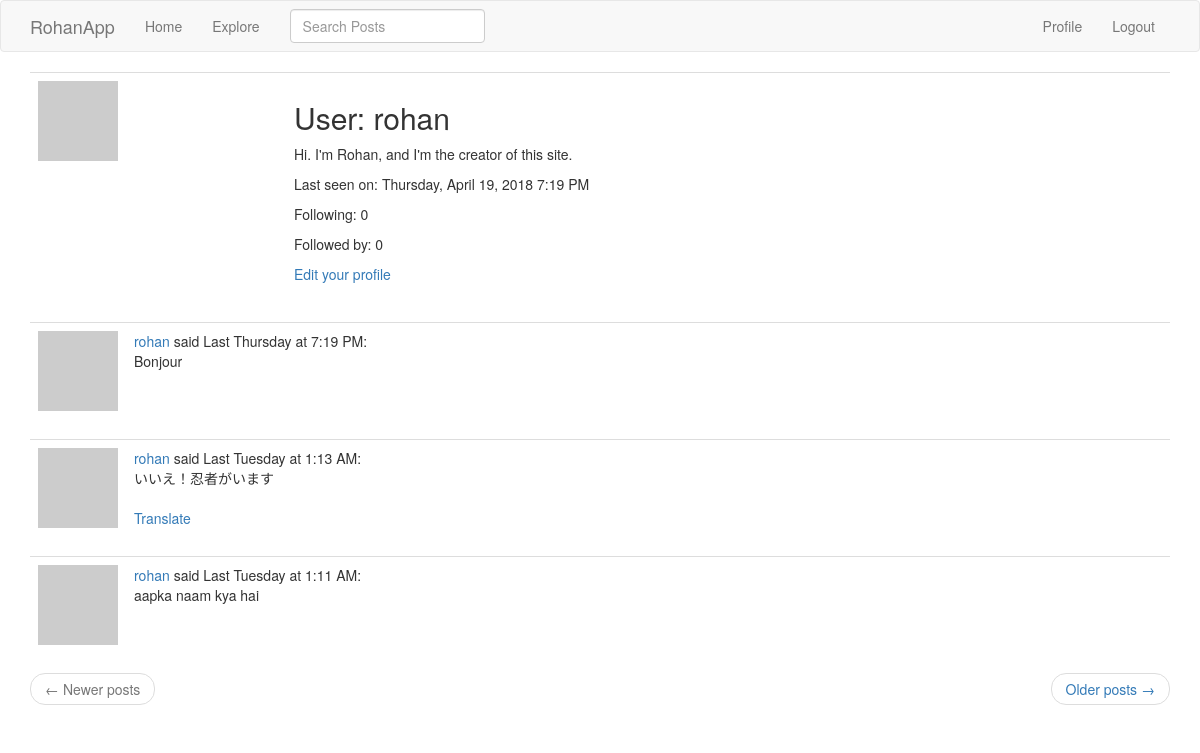
/user/rohan (signed in), run on an earlier commit of the app's database.
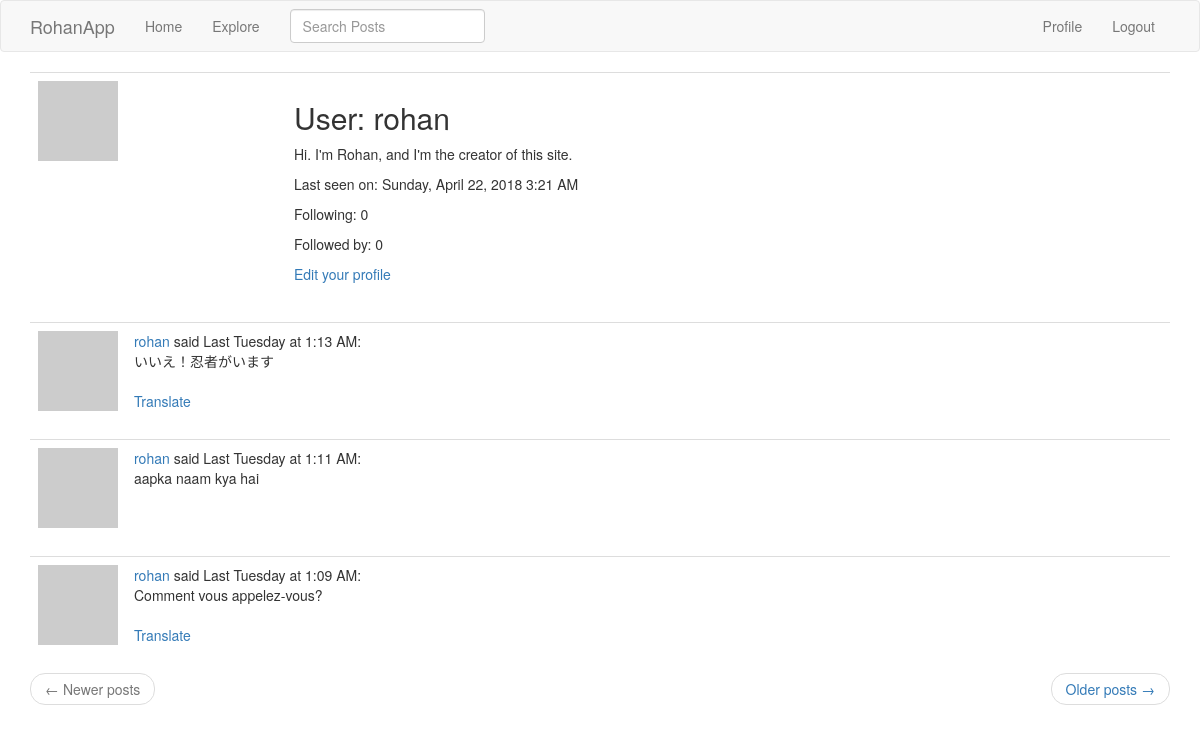
And on a later commit of the database.
### app/models.py (models this page shows, shortened)
class User(UserMixin, db.Model):
    id = db.Column(db.Integer, primary_key=True)
    username = db.Column(db.String(64), index=True, unique=True)
    email = db.Column(db.String(120), index=True, unique=True)
    password_hash = db.Column(db.String(128))
    posts = db.relationship('Post', backref='author', lazy='dynamic') # u.posts, p.author(s)
    about_me = db.Column(db.String(140))
    last_seen = db.Column(db.DateTime, default=datetime.utcnow)
    followed = db.relationship('User', secondary=followers,
        primaryjoin=(followers.c.follower_id == id), # LEFT # why isn't it just followers.follower_id ?
        secondaryjoin=(followers.c.followed_id == id), # RIGHT
        backref=db.backref('followers', lazy='dynamic'), lazy='dynamic')
    def avatar(self, size):
        digest = md5(self.email.lower().encode('utf-8')).hexdigest() # .encode('utf-8') converts email string to bytes
        return 'https://www.gravatar.com/avatar/{}?d=identicon&s={}'.format(digest, size)

class SearchableMixin(object):
    @classmethod
    def before_commit(cls, session):
        session._changes = {
            'add': [obj for obj in session.new if isinstance(obj, cls)],
            'update': [obj for obj in session.dirty if isinstance(obj, cls)], # there is no db.session.update()
            'delete': [obj for obj in session.deleted if isinstance(obj, cls)]
        }
    @classmethod
    def after_commit(cls, session):
        for obj in session._changes['add']:
            add_to_index(cls.__tablename__, obj)
        for obj in session._changes['update']: # modified post overwrites original post in Elasticsearch db
            add_to_index(cls.__tablename__, obj)
        for obj in session._changes['delete']:
            remove_from_index(cls.__tablename__, obj)
        session._changes = None # resets the dictionary - which survived the commit - to None

class Post(SearchableMixin, db.Model):
    __searchable__ = ['body']
    id = db.Column(db.Integer, primary_key=True)
    body = db.Column(db.String(140))
    timestamp = db.Column(db.DateTime, index=True, default=datetime.utcnow) # datetime.utcnow, NOT datetime.utcnow()
    user_id = db.Column(db.Integer, db.ForeignKey('user.id'))
    language = db.Column(db.String(5))

### app/main/routes.py (the view)
@bp.route('/user/<username>')
@login_required
def user(username):
    user = User.query.filter_by(username=username).first_or_404()
    page = request.args.get('page', 1, type=int)
    posts = user.posts.order_by(Post.timestamp.desc()).paginate(
        page, current_app.config['POSTS_PER_PAGE'], False)
    next_url = url_for('main.user', username=user.username, page=posts.next_num) if posts.has_next else None
    prev_url = url_for('main.user', username=user.username, page=posts.prev_num) if posts.has_prev else None
    return render_template('user.html', title = user.username, user = user, posts = posts.items,
                            next_url = next_url, prev_url = prev_url)

### app/main/forms.py
class SearchForm(FlaskForm):
    q = StringField('Search Posts', validators=[DataRequired()])
    def __init__(self, *args, **kwargs):
        if 'formdata' not in kwargs:
            kwargs['formdata'] = request.args # default is request.form
        if 'csrf_enabled' not in kwargs:
            kwargs['csrf_enabled'] = False # also, not putting form.hidden_tag() in the template
        super(SearchForm, self).__init__(*args, **kwargs)

### app/main/routes.py (called while the page is built)
@bp.before_app_request # executed just before any view function
def before_request():
    if current_user.is_authenticated:
        current_user.last_seen = datetime.utcnow() # .strftime('%m/%d/%Y %I:%M:%S %p')
        db.session.commit()
        g.search_form = SearchForm()
    g.locale = str(get_locale())

### app/models.py (called while the page is built)
@login.user_loader
def load_user(id):
    return User.query.get(int(id))

### app/templates/user.html
{% extends "base.html" %}
{% block app_content %}
    <table class="table table-hover">
        <tr>
            <td width="256px"><img src="{{ user.avatar(256) }}"></td>
            <td>
                <h2>User: {{ user.username }}</h2>
                {% if user.about_me %}<p>{{ user.about_me }}</p>{% endif %}
                {% if user.last_seen %}
                <p>Last seen on: {{ moment(user.last_seen).format('LLLL') }}</p>
                {% endif %}
                <p>Following: {{ user.followed.count() }}</p>
                <p>Followed by: {{ user.followers.count() }}</p>
                {% if current_user == user %}
                <p><a href="{{ url_for('main.edit_profile') }}">Edit your profile</a></p>
                {% elif not current_user.is_following(user) %}
                <p><a href="{{ url_for('main.follow', username=user.username) }}">Follow</a></p>
                {% else %}
                <p><a href="{{ url_for('main.unfollow', username=user.username) }}">Unfollow</a></p>
                {% endif %}
            </td>
        </tr>
    </table>
    {% for post in posts %}
        {% include '_post.html' %}
    {% endfor %}
    <nav aria-label="...">
        <ul class="pager">
            <li class="previous{% if not prev_url %} disabled{% endif %}">
                <a href="{{ prev_url or '#' }}">
                    <span aria-hidden="true">&larr;</span> Newer posts
                </a>
            </li>
            <li class="next{% if not next_url %} disabled{% endif %}">
                <a href="{{ next_url or '#' }}">
                    Older posts <span aria-hidden="true">&rarr;</span>
                </a>
            </li>
        </ul>
    </nav>
{% endblock %}

### app/templates/_post.html
<table class="table table-hover">
    <tr>
        <td width="70px">
            <a href="{{ url_for('main.user', username=post.author.username) }}">
                <img src="{{ post.author.avatar(70) }}" />
            </a>
        </td>
        <td>
            <a href="{{ url_for('main.user', username=post.author.username) }}">{{ post.author.username }}</a>
            said {{ moment(post.timestamp).calendar() }}:
            <br>
            <span id="post{{ post.id }}">{{ post.body }}</span>
            {% if post.language and post.language != g.locale %}
            <br><br>
            <span id="translation{{ post.id }}">
                <a href="javascript:translate(
                    '#post{{ post.id }}',
                    '#translation{{ post.id }}',
                    '{{ post.language }}',
                    '{{ g.locale }}');">Translate</a>
            </span>
            {% endif %}
        </td>
    </tr>
</table>

What changed in the data, as far as the page shows it:
removed Post: author.username "rohan", timestamp "Last Thursday at 7:19 PM", body "Bonjour"
changed User "rohan": last_seen "Thursday, April 19, 2018 7:19 PM" → "Sunday, April 22, 2018 3:21 AM"
now on this page (row unchanged): Post: author.username "rohan", timestamp "Last Tuesday at 1:09 AM", body "Comment vous appelez-vous?"
